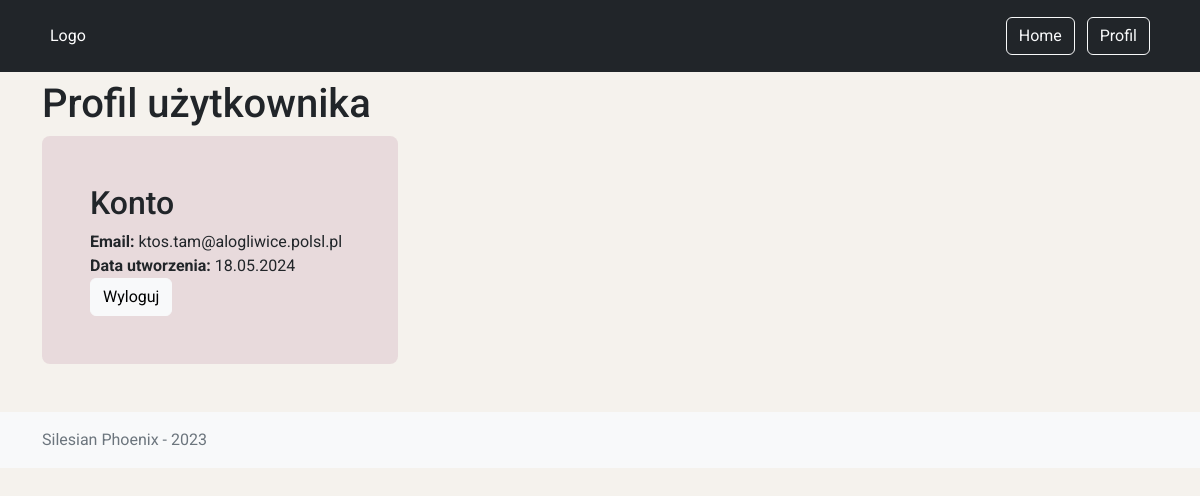
The app's page /profile (signed in), older data.
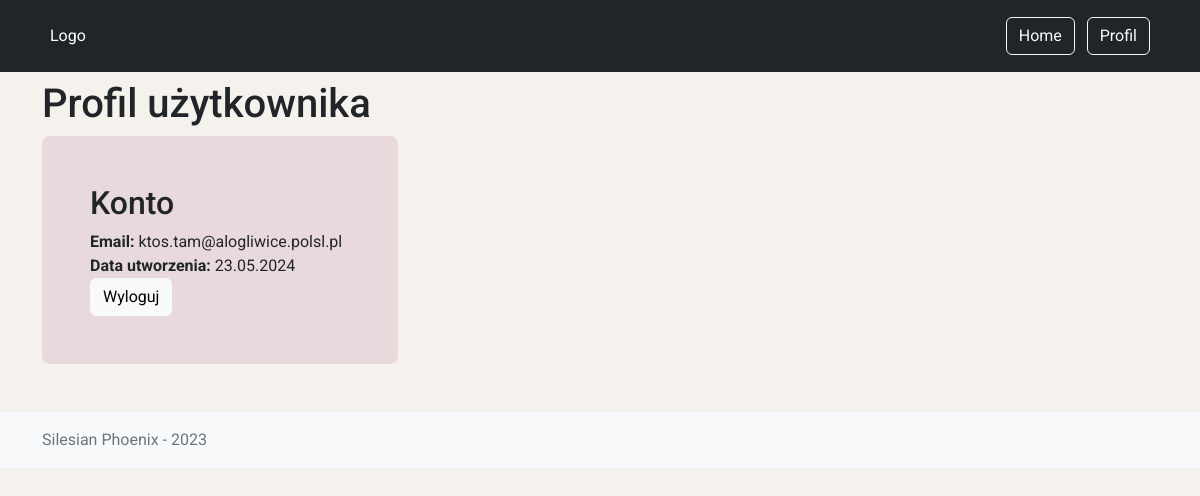
The same page, newer data.
### app/models.py (models this page shows, shortened)
class User(db.Model):
    __tablename__ = 'users'
    id = db.Column(db.Integer, primary_key=True, autoincrement=True)
    username = db.Column(db.String(80), unique=True, nullable=False)
    email = db.Column(db.String(120), unique=True, nullable=False)
    password_hash = db.Column(db.String(80), nullable=False)
    registered_on = db.Column(db.DateTime, nullable=False, default=datetime.utcnow)
    uuid = db.Column(UUID(as_uuid=True), default=uuid4)
    @property
    def is_authenticated(self):
        return True

### app/users/routes.py (the view)
@users_blueprint.route('/profile', methods=['GET', 'POST'])
@login_required
def profile():
    return render_template('profile.html', user=current_user)

### app/__init__.py (called while the page is built)
def extentions(app):
    db.init_app(app)
    login.init_app(app)
    from app.models import User
    @login.user_loader
    def load_user(id):
        return User.query.filter(User.id == int(id)).first()

### app/users/templates/profile.html
{% extends "base.html" %}
{% block content %}
<div class="container mb-5 background-image-kupid">
    <h1 class="my-2">Profil użytkownika</h1>
    <div class="row align-items-md-stretch">
        <div class="col-md-4">
            <div class="h-100 p-5 custom-bg-color rounded-3">
                <h2>Konto</h2>
                <p class="no-margin"><strong>Email:</strong> {{ current_user.email }}</p>
                <p class="no-margin"><strong>Data utworzenia:</strong> {{ current_user.registered_on.strftime("%d.%m.%Y") }}</p>
                <a class="btn btn-light" href="{{ url_for('users.logout') }}" role="button">
                    Wyloguj
                </a>
            </div>
        </div>
    </div>
</div>
{% endblock %}

Row changes from the older to the newer data that the page shows:
changed User "ktos.tam@alogliwice.polsl.pl": registered_on "18.05.2024" → "23.05.2024"
